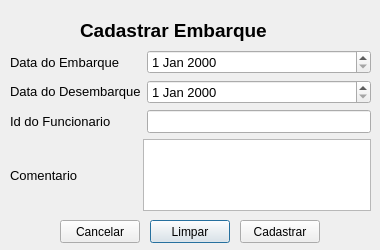
<?xml version="1.0" encoding="UTF-8"?>
<ui version="4.0">
 <class>CadastrarEmbarque</class>
 <widget class="QDialog" name="CadastrarEmbarque">
  <property name="geometry">
   <rect>
    <x>0</x>
    <y>0</y>
    <width>380</width>
    <height>250</height>
   </rect>
  </property>
  <property name="windowTitle">
   <string>Dialog</string>
  </property>
  <widget class="QWidget" name="gridLayoutWidget">
   <property name="geometry">
    <rect>
     <x>10</x>
     <y>50</y>
     <width>361</width>
     <height>161</height>
    </rect>
   </property>
   <layout class="QGridLayout" name="gridLayout" rowstretch="0,0">
    <item row="0" column="0">
     <layout class="QVBoxLayout" name="verticalLayout">
      <item>
       <widget class="QLabel" name="label">
        <property name="font">
         <font>
          <pointsize>10</pointsize>
         </font>
        </property>
        <property name="text">
         <string>Data do Embarque</string>
        </property>
       </widget>
      </item>
      <item>
       <widget class="QLabel" name="label_2">
        <property name="font">
         <font>
          <pointsize>10</pointsize>
         </font>
        </property>
        <property name="text">
         <string>Data do Desembarque</string>
        </property>
       </widget>
      </item>
      <item>
       <widget class="QLabel" name="label_3">
        <property name="font">
         <font>
          <pointsize>10</pointsize>
         </font>
        </property>
        <property name="text">
         <string>Id do Funcionario</string>
        </property>
       </widget>
      </item>
     </layout>
    </item>
    <item row="0" column="1">
     <layout class="QVBoxLayout" name="verticalLayout_2">
      <item>
       <widget class="QDateEdit" name="embarqueDateArea">
        <property name="font">
         <font>
          <pointsize>10</pointsize>
         </font>
        </property>
       </widget>
      </item>
      <item>
       <widget class="QDateEdit" name="desembarqueDateArea">
        <property name="font">
         <font>
          <pointsize>10</pointsize>
         </font>
        </property>
       </widget>
      </item>
      <item>
       <widget class="QLineEdit" name="idFuncArea">
        <property name="font">
         <font>
          <pointsize>10</pointsize>
         </font>
        </property>
       </widget>
      </item>
     </layout>
    </item>
    <item row="1" column="0" colspan="2">
     <layout class="QHBoxLayout" name="horizontalLayout" stretch="40,72">
      <item>
       <widget class="QLabel" name="label_4">
        <property name="font">
         <font>
          <pointsize>10</pointsize>
         </font>
        </property>
        <property name="layoutDirection">
         <enum>Qt::LeftToRight</enum>
        </property>
        <property name="text">
         <string>Comentario</string>
        </property>
       </widget>
      </item>
      <item>
       <widget class="QTextEdit" name="commentArea">
        <property name="font">
         <font>
          <pointsize>10</pointsize>
         </font>
        </property>
       </widget>
      </item>
     </layout>
    </item>
   </layout>
  </widget>
  <widget class="QLabel" name="label_5">
   <property name="geometry">
    <rect>
     <x>80</x>
     <y>10</y>
     <width>220</width>
     <height>41</height>
    </rect>
   </property>
   <property name="text">
    <string>&lt;html&gt;&lt;head/&gt;&lt;body&gt;&lt;p&gt;&lt;span style=&quot; font-size:14pt; font-weight:600;&quot;&gt;Cadastrar Embarque&lt;/span&gt;&lt;/p&gt;&lt;/body&gt;&lt;/html&gt;</string>
   </property>
  </widget>
  <widget class="QPushButton" name="clearButton">
   <property name="geometry">
    <rect>
     <x>150</x>
     <y>220</y>
     <width>80</width>
     <height>23</height>
    </rect>
   </property>
   <property name="text">
    <string>Limpar</string>
   </property>
  </widget>
  <widget class="QPushButton" name="submitButton">
   <property name="geometry">
    <rect>
     <x>240</x>
     <y>220</y>
     <width>80</width>
     <height>23</height>
    </rect>
   </property>
   <property name="text">
    <string>Cadastrar</string>
   </property>
  </widget>
  <widget class="QPushButton" name="cancelButton">
   <property name="geometry">
    <rect>
     <x>60</x>
     <y>220</y>
     <width>80</width>
     <height>23</height>
    </rect>
   </property>
   <property name="text">
    <string>Cancelar</string>
   </property>
  </widget>
 </widget>
 <resources/>
 <connections/>
</ui>
